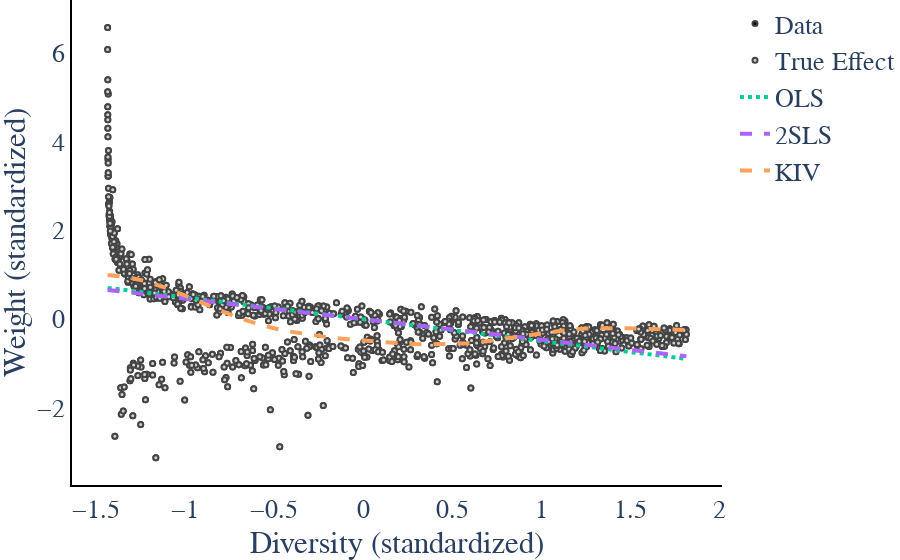

This figure's notebook cell:
### Code cell
# Simpson Estimation
x, y, ytrue, xstar, xstar_bound, ystar_ols, ystar_2sls, ystar_kiv, results = run_diversity_estimation_methods(
    Z_sim, div_simpson, Y_sim, Ytrue=Y_star, methods=["OLS", "2SLS", "KIV"])

plot_diversity_methods(x, y, xstar, xstar_bound, ystar_ols, ystar_2sls, ystar_kiv, results, ytrue)
fig.write_image(os.path.join(savepath,
                             "SimpsonDiversity_" +str(p)+"InstrumentStrength_"+str(instrument_strength)+".pdf" ))

fig.show()

### Figure 1 — Plotly figure (JSON) as saved in the notebook; plotly's stock layout.template omitted (floating-point values rounded to 4 significant figures; data arrays with more than 128 entries replaced by an {"elided": "..."} marker saying what was removed)
{"data": [{"line": {"width": 4}, "marker": {"color": "black", "line": {"width": 2}, "size": 5}, "mode": "markers", "name": "Data", "type": "scatter", "x": {"elided": "1000 float values"}, "y": {"elided": "1000 float values"}}, {"line": {"width": 4}, "marker": {"color": "lightgrey", "line": {"width": 2}, "size": 5}, "mode": "markers", "name": "True Effect", "type": "scatter", "x": {"elided": "1000 float values"}, "y": {"elided": "1000 float values"}}, {"line": {"dash": "dot", "width": 4}, "marker": {"line": {"width": 2}, "size": 5}, "mode": "lines", "name": "OLS", "type": "scatter", "x": [-1.437, -1.325, -1.213, -1.101, -0.989, -0.8769, -0.7648, -0.6526, -0.5405, -0.4284, -0.3163, -0.2042, -0.09206, 0.02006, 0.1322, 0.2443, 0.3564, 0.4685, 0.5806, 0.6928, 0.8049, 0.917, 1.029, 1.141, 1.253, 1.365, 1.478, 1.59, 1.702, 1.814], "y": [0.7064, 0.6513, 0.5962, 0.5411, 0.486, 0.4309, 0.3758, 0.3207, 0.2656, 0.2105, 0.1554, 0.1003, 0.04524, -0.009858, -0.06495, -0.12, -0.1751, -0.2302, -0.2853, -0.3404, -0.3955, -0.4506, -0.5057, -0.5608, -0.6159, -0.671, -0.7261, -0.7812, -0.8363, -0.8914]}, {"line": {"dash": "dash", "width": 4}, "marker": {"line": {"width": 2}, "size": 5}, "mode": "lines", "name": "2SLS", "type": "scatter", "x": [-1.437, -1.325, -1.213, -1.101, -0.989, -0.8769, -0.7648, -0.6526, -0.5405, -0.4284, -0.3163, -0.2042, -0.09206, 0.02006, 0.1322, 0.2443, 0.3564, 0.4685, 0.5806, 0.6928, 0.8049, 0.917, 1.029, 1.141, 1.253, 1.365, 1.478, 1.59, 1.702, 1.814], "y": [0.6608, 0.6093, 0.5577, 0.5062, 0.4546, 0.4031, 0.3516, 0.3, 0.2485, 0.1969, 0.1454, 0.09386, 0.04232, -0.009222, -0.06076, -0.1123, -0.1638, -0.2154, -0.2669, -0.3185, -0.37, -0.4215, -0.4731, -0.5246, -0.5762, -0.6277, -0.6792, -0.7308, -0.7823, -0.8339]}, {"line": {"dash": "dash", "width": 4}, "marker": {"line": {"width": 2}, "size": 5}, "mode": "lines", "name": "KIV", "type": "scatter", "x": [-1.437, -1.325, -1.213, -1.101, -0.989, -0.8769, -0.7648, -0.6526, -0.5405, -0.4284, -0.3163, -0.2042, -0.09206, 0.02006, 0.1322, 0.2443, 0.3564, 0.4685, 0.5806, 0.6928, 0.8049, 0.917, 1.029, 1.141, 1.253, 1.365, 1.478, 1.59, 1.702, 1.814], "y": [0.9941, 0.9489, 0.8455, 0.6942, 0.5118, 0.3181, 0.132, -0.03188, -0.1656, -0.2682, -0.3441, -0.4012, -0.4472, -0.4876, -0.5237, -0.5525, -0.5684, -0.5655, -0.5401, -0.4928, -0.4294, -0.3591, -0.2928, -0.2403, -0.2074, -0.1952, -0.2, -0.2149, -0.2315, -0.2423]}], "layout": {"font": {"family": "serif", "size": 26}, "margin": {"b": 0, "l": 0, "r": 0, "t": 0}, "plot_bgcolor": "rgba(0,0,0,0)", "xaxis": {"linecolor": "black", "linewidth": 2, "showline": true, "title": {"text": "Diversity (standardized)"}}, "yaxis": {"linecolor": "black", "linewidth": 2, "showline": true, "title": {"text": "Weight (standardized)"}}}}
